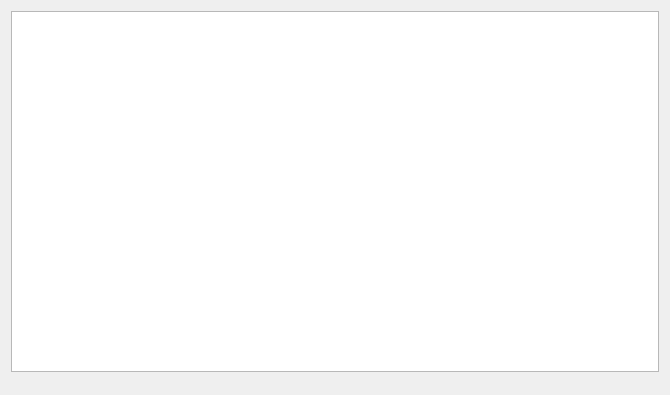
<?xml version="1.0" encoding="UTF-8"?>
<ui version="4.0">
 <class>OrderImbalanceIndicatorWindow</class>
 <widget class="QWidget" name="OrderImbalanceIndicatorWindow">
  <property name="geometry">
   <rect>
    <x>0</x>
    <y>0</y>
    <width>670</width>
    <height>395</height>
   </rect>
  </property>
  <property name="windowTitle">
   <string>Imbalance Indicator</string>
  </property>
  <property name="windowIcon">
   <iconset resource="../../LegacyResources/Resources.qrc">
    <normaloff>:/icons/scales.png</normaloff>:/icons/scales.png</iconset>
  </property>
  <layout class="QVBoxLayout" name="verticalLayout" stretch="1,0">
   <item>
    <widget class="QTableView" name="m_orderImbalanceIndicatorTableView">
     <property name="autoScroll">
      <bool>false</bool>
     </property>
     <property name="showDropIndicator" stdset="0">
      <bool>false</bool>
     </property>
     <property name="dragDropOverwriteMode">
      <bool>false</bool>
     </property>
     <property name="alternatingRowColors">
      <bool>true</bool>
     </property>
     <property name="selectionMode">
      <enum>QAbstractItemView::NoSelection</enum>
     </property>
     <property name="selectionBehavior">
      <enum>QAbstractItemView::SelectRows</enum>
     </property>
     <property name="showGrid">
      <bool>false</bool>
     </property>
     <property name="sortingEnabled">
      <bool>true</bool>
     </property>
     <property name="wordWrap">
      <bool>false</bool>
     </property>
     <attribute name="horizontalHeaderStretchLastSection">
      <bool>true</bool>
     </attribute>
     <attribute name="verticalHeaderVisible">
      <bool>false</bool>
     </attribute>
    </widget>
   </item>
   <item>
    <layout class="QVBoxLayout" name="m_parametersLayout">
     <property name="sizeConstraint">
      <enum>QLayout::SetFixedSize</enum>
     </property>
     <item>
      <widget class="Spire::LegacyUI::CollapsibleWidget" name="m_timeRangeParametersWidget" native="true">
       <property name="sizePolicy">
        <sizepolicy hsizetype="Preferred" vsizetype="Fixed">
         <horstretch>0</horstretch>
         <verstretch>0</verstretch>
        </sizepolicy>
       </property>
      </widget>
     </item>
     <item>
      <widget class="Spire::LegacyUI::CollapsibleWidget" name="m_marketSelectionWidget" native="true">
       <property name="sizePolicy">
        <sizepolicy hsizetype="Preferred" vsizetype="Fixed">
         <horstretch>0</horstretch>
         <verstretch>0</verstretch>
        </sizepolicy>
       </property>
      </widget>
     </item>
    </layout>
   </item>
  </layout>
 </widget>
 <customwidgets>
  <customwidget>
   <class>Spire::LegacyUI::CollapsibleWidget</class>
   <extends>QWidget</extends>
   <header>Spire/LegacyUI/CollapsibleWidget.hpp</header>
   <container>1</container>
  </customwidget>
 </customwidgets>
 <resources>
  <include location="../../LegacyResources/Resources.qrc"/>
 </resources>
 <connections/>
</ui>
